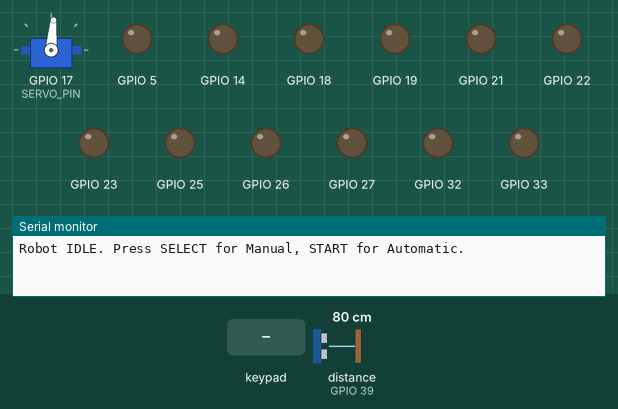
This sketch was run on a simulated ESP32. Shown: servo, output pins drawn as LEDs (lit = HIGH), the last lines printed to the serial monitor. The inputs (shaded band) are chosen by the test bench; at power-on: distance to the obstacle (sensor on GPIO 39) 80 cm. The echo pulse lasts 58.3 µs per cm; pins used as bus, display or sensor lines are not drawn.

Above: at 1.2 s.
1.3 s: key '+' pressed
At 1.9 s:
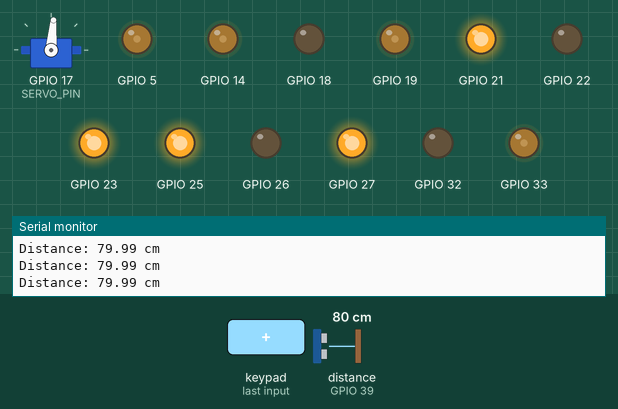
2.8 s: distance to the obstacle (sensor on GPIO 39) set to 34 cm
4.3 s: distance to the obstacle (sensor on GPIO 39) set to 27 cm
At 4.9 s:
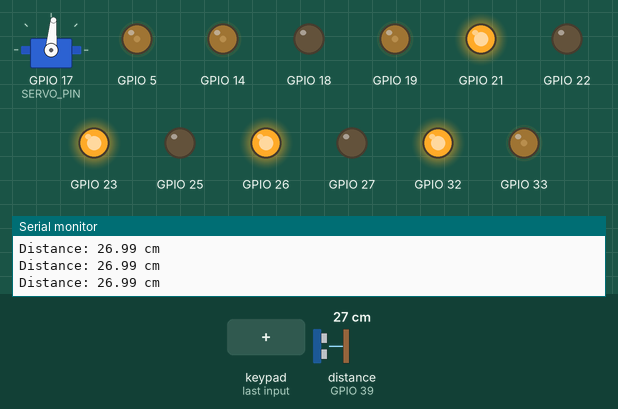
5.9 s: key '-' pressed
At 6.5 s:
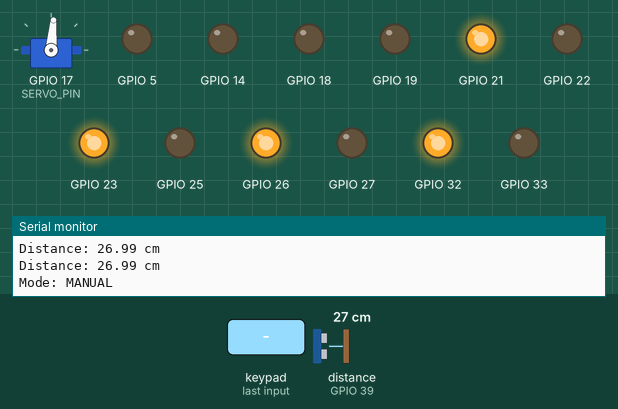
7.4 s: key 'X' pressed
At 8.6 s:
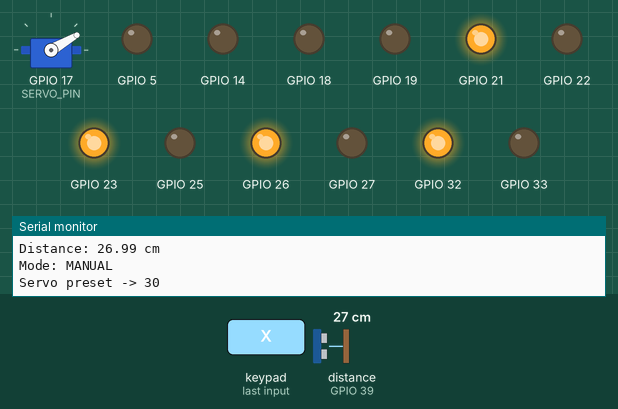
8.9 s: key 'S' pressed
At 9.9 s:
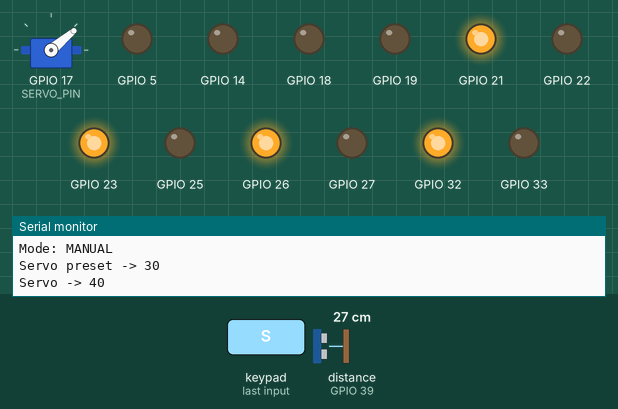
Timing chart, 0 to 11.4 s (numbered marks = the images above; inputs shaded):
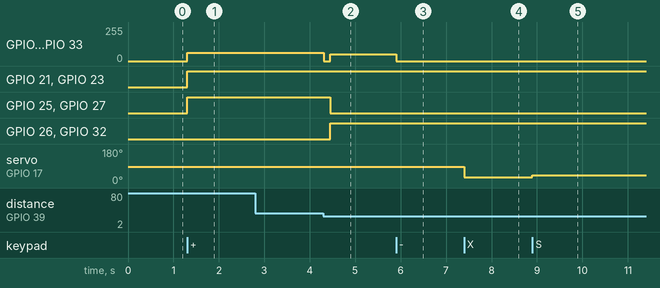

Measured:
- the behaviour switches between 31 and 30 cm on distance to the obstacle (sensor on GPIO 39) (found by bisection; images 1 and 2)
- after the input at 1.3 s, GPIO 5, GPIO 14, GPIO 19, GPIO 33: 0/255 → 63/255 at once; GPIO 21, GPIO 23, GPIO 25, GPIO 27: LOW → HIGH at once
- after the input at 4.3 s, GPIO 5, GPIO 14, GPIO 19, GPIO 33: 63/255 → 0/255 at once, → 51/255 0.15 s later; GPIO 25, GPIO 27: HIGH → LOW after 0.16 s; GPIO 26, GPIO 32: LOW → HIGH after 0.16 s
- after the input at 5.9 s, GPIO 5, GPIO 14, GPIO 19, GPIO 33: 51/255 → 0/255 at once
- after the input at 7.4 s, servo on GPIO 17 (SERVO_PIN): 85° → 30° at once
- after the input at 8.9 s, servo on GPIO 17 (SERVO_PIN): 30° → 40° at once

The sketch:

sketch_sep23a.ino
```cpp
#define CUSTOM_SETTINGS
#define INCLUDE_GAMEPAD_MODULE
#include <DabbleESP32.h>
#include <ESP32Servo.h>

const char* BT_NAME = "Lab3Robot";

// ---------------- Motor pins ----------------
// Left-front:  IN 25/26, PWM ch4 -> pin 33
// Left-rear:   IN 27/32, PWM ch5 -> pin 14
// Right-front: IN 18/21, PWM ch6 -> pin 5
// Right-rear:  IN 22/23, PWM ch7 -> pin 19
// (Channels moved to 4-7 so the Servo library's auto-assigned
//  channel, usually 0-3, doesn't collide with the motors' timer.)

// ---------------- Servo ----------------
#define SERVO_PIN 17
Servo steeringServo;
int servoAngle = 85;              // start mid-range (30-140)
const int SERVO_MIN = 30;
const int SERVO_MAX = 140;
// ---------------- Ultrasonic (HC-SR04) ----------------
#define TRIG_PIN 13
#define ECHO_PIN 39
const float OBSTACLE_DISTANCE_CM = 30.0;

// ---------------- Modes ----------------
enum Mode { IDLE_MODE, MANUAL_MODE, AUTO_MODE };
Mode currentMode = IDLE_MODE;

enum AutoState { AUTO_FORWARD, AUTO_TURNING };
AutoState autoState = AUTO_FORWARD;
unsigned long turnStartTime = 0;
const unsigned long TURN_90_MS = 500;   // CALIBRATE on your robot
const int AUTO_FORWARD_SPEED = 25; // 0-100, slower forward speed
const int AUTO_TURN_SPEED    = 20; // 0-100, even slower turning speed


int speedPercent = 0;   // manual-mode joystick speed

// ---- edge-detect state (so a press only fires once, not every loop) ----
bool lastSquare = false, lastCircle = false, lastCross = false, lastTriangle = false;
bool lastSelect = false, lastStart = false;

void setup() {
  Serial.begin(115200);
  Dabble.begin(BT_NAME);

  pinMode(25, OUTPUT); pinMode(26, OUTPUT);
  ledcSetup(4, 20000, 8); ledcAttachPin(33, 4);

  pinMode(27, OUTPUT); pinMode(32, OUTPUT);
  ledcSetup(5, 20000, 8); ledcAttachPin(14, 5);

  pinMode(18, OUTPUT); pinMode(21, OUTPUT);
  ledcSetup(6, 20000, 8); ledcAttachPin(5, 6);

  pinMode(22, OUTPUT); pinMode(23, OUTPUT);
  ledcSetup(7, 20000, 8); ledcAttachPin(19, 7);

  pinMode(TRIG_PIN, OUTPUT);
  pinMode(ECHO_PIN, INPUT);

  steeringServo.attach(SERVO_PIN);
  steeringServo.write(servoAngle);

  stopMotors();
  Serial.println("Robot IDLE. Press SELECT for Manual, START for Automatic.");
}

void loop() {
  Dabble.processInput();

  // ---- Mode switching (edge-triggered so it fires once per press) ----
  bool selectBtn = GamePad.isSelectPressed();
  bool startBtn  = GamePad.isStartPressed();

  if (selectBtn && !lastSelect) {
    currentMode = MANUAL_MODE;
    stopMotors();
    Serial.println("Mode: MANUAL");
  }
  if (startBtn && !lastStart) {
    currentMode = AUTO_MODE;
    autoState = AUTO_FORWARD;
    stopMotors();
    Serial.println("Mode: AUTOMATIC");
  }
  lastSelect = selectBtn;
  lastStart  = startBtn;

  switch (currentMode) {
    case IDLE_MODE:   stopMotors();     break;
    case MANUAL_MODE: runManualMode();  break;
    case AUTO_MODE:   runAutoMode();    break;
  }
}

// ==================== MANUAL MODE ====================
void runManualMode() {
  int joyX = GamePad.getXaxisData();   // -7 to +7
  int joyY = GamePad.getYaxisData();
  const int DEADZONE = 1;

  // ---- Joystick drive ----
  if (abs(joyY) >= abs(joyX) && abs(joyY) > DEADZONE) {
    speedPercent = map(abs(joyY), 0, 7, 0, 100);
    uint8_t pwm = map(speedPercent, 0, 100, 0, 255);
    if (joyY > 0) moveForward(pwm); else moveBackward(pwm);
  }
  else if (abs(joyX) > DEADZONE) {
    speedPercent = map(abs(joyX), 0, 7, 0, 100);
    uint8_t pwm = map(speedPercent, 0, 100, 0, 255);
    if (joyX > 0) turnRight(pwm); else turnLeft(pwm);
  }
  else {
    stopMotors();
  }

  // ---- Servo control (edge-detected so one press = one step) ----
  bool sq = GamePad.isSquarePressed();
  bool ci = GamePad.isCirclePressed();
  bool cr = GamePad.isCrossPressed();
  bool tr = GamePad.isTrianglePressed();

  if (sq && !lastSquare) {
    servoAngle = constrain(servoAngle + 10, SERVO_MIN, SERVO_MAX);
    steeringServo.write(servoAngle);
    Serial.print("Servo -> "); Serial.println(servoAngle);
  }
  if (ci && !lastCircle) {
    servoAngle = constrain(servoAngle - 10, SERVO_MIN, SERVO_MAX);
    steeringServo.write(servoAngle);
    Serial.print("Servo -> "); Serial.println(servoAngle);
  }
  if (cr && !lastCross) {
    servoAngle = SERVO_MIN;
    steeringServo.write(servoAngle);
    Serial.println("Servo preset -> 30");
  }
  if (tr && !lastTriangle) {
    servoAngle = SERVO_MAX;
    steeringServo.write(servoAngle);
    Serial.println("Servo preset -> 140");
  }

  lastSquare = sq; lastCircle = ci; lastCross = cr; lastTriangle = tr;
}

// ==================== AUTOMATIC MODE ====================
void runAutoMode() {
  float distance = readDistanceCM();
  Serial.print("Distance: "); Serial.print(distance); Serial.println(" cm");

  uint8_t forwardPWM = map(AUTO_FORWARD_SPEED, 0, 100, 0, 255);
  uint8_t turnPWM     = map(AUTO_TURN_SPEED, 0, 100, 0, 255);

  switch (autoState) {
    case AUTO_FORWARD:
      if (distance < OBSTACLE_DISTANCE_CM) {
        Serial.println("Obstacle detected -> stopping, then rotating left ~90deg");
        stopMotors();
        delay(150);              // brief pause to kill forward momentum before turning
        autoState = AUTO_TURNING;
        turnStartTime = millis();
        turnLeft(turnPWM);
      } else {
        moveForward(forwardPWM);
      }
      break;

    case AUTO_TURNING:
      turnLeft(turnPWM);
      if (millis() - turnStartTime >= TURN_90_MS) {
        float d = readDistanceCM();
        if (d < OBSTACLE_DISTANCE_CM) {
          // still blocked -> keep rotating in another ~90deg increment
          turnStartTime = millis();
          Serial.println("Still blocked, continuing rotation");
        } else {
          autoState = AUTO_FORWARD;
          Serial.println("Path clear, resuming forward");
        }
      }
      break;
  }
}

// ---- Ultrasonic distance in cm, 999 if no echo (treated as clear) ----
float readDistanceCM() {
  digitalWrite(TRIG_PIN, LOW);  delayMicroseconds(2);
  digitalWrite(TRIG_PIN, HIGH); delayMicroseconds(10);
  digitalWrite(TRIG_PIN, LOW);

  long duration = pulseIn(ECHO_PIN, HIGH, 30000);  // 30ms timeout, matches confirmed-working test
  if (duration == 0) return 999;
  return duration * 0.0343 / 2.0;
}

// ---- Motor helper functions ----
void stopMotors() {
  ledcWrite(4, 0); ledcWrite(5, 0); ledcWrite(6, 0); ledcWrite(7, 0);
}

void moveBackward(uint8_t speed) {
  digitalWrite(26, HIGH); digitalWrite(25, LOW);
  digitalWrite(32, HIGH); digitalWrite(27, LOW);
  digitalWrite(18, HIGH); digitalWrite(21, LOW);
  digitalWrite(22, HIGH); digitalWrite(23, LOW);
  ledcWrite(4, speed); ledcWrite(5, speed); ledcWrite(6, speed); ledcWrite(7, speed);
}

void moveForward(uint8_t speed) {
  digitalWrite(26, LOW); digitalWrite(25, HIGH);
  digitalWrite(32, LOW); digitalWrite(27, HIGH);
  digitalWrite(18, LOW); digitalWrite(21, HIGH);
  digitalWrite(22, LOW); digitalWrite(23, HIGH);
  ledcWrite(4, speed); ledcWrite(5, speed); ledcWrite(6, speed); ledcWrite(7, speed);
}

void turnLeft(uint8_t speed) {
  digitalWrite(26, HIGH); digitalWrite(25, LOW);
  digitalWrite(32, HIGH); digitalWrite(27, LOW);
  digitalWrite(18, LOW);  digitalWrite(21, HIGH);
  digitalWrite(22, LOW);  digitalWrite(23, HIGH);
  ledcWrite(4, speed); ledcWrite(5, speed); ledcWrite(6, speed); ledcWrite(7, speed);
}

void turnRight(uint8_t speed) {
  digitalWrite(26, LOW); digitalWrite(25, HIGH);
  digitalWrite(32, LOW); digitalWrite(27, HIGH);
  digitalWrite(18, HIGH); digitalWrite(21, LOW);
  digitalWrite(22, HIGH); digitalWrite(23, LOW);
  ledcWrite(4, speed); ledcWrite(5, speed); ledcWrite(6, speed); ledcWrite(7, speed);
}
```
